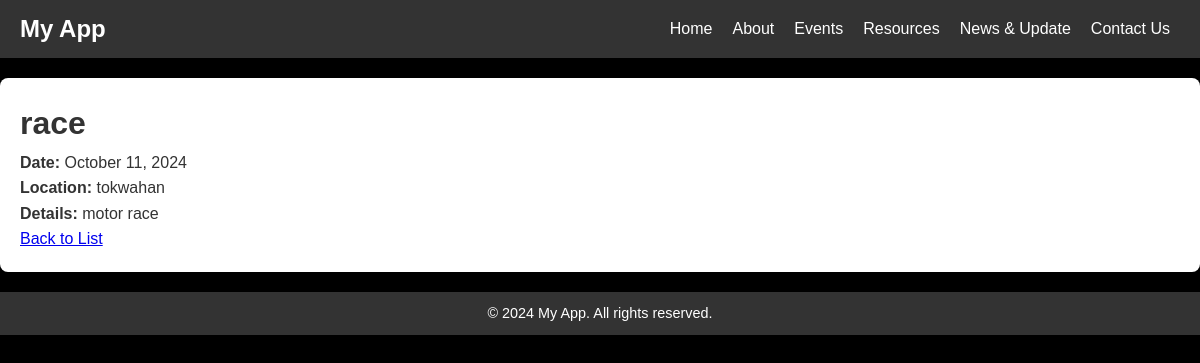
The page /events/3/ on the database its author committed.
### app/models.py (models this page shows, shortened)
class Event(models.Model):
    title = models.CharField(max_length=200)
    description = models.TextField()
    event_date = models.DateField()
    location = models.CharField(max_length=200)
    created_at = models.DateTimeField(auto_now_add=True)

### app/views.py (the view)
# urls.py: path('events/<int:pk>/', EventDetailView.as_view(), name='event_detail'),
class EventDetailView(DetailView):
    model = Event
    template_name = "app/event_detail.html"
    context_object_name = "event"

### app/templates/app/event_detail.html (shortened to what this page needs)
{% extends "app/base.html" %}
{% block content %}
<h1>{{ event.title }}</h1>
<p><strong>Date:</strong> {{ event.event_date|date:"F j, Y" }}</p>
<p><strong>Location:</strong> {{ event.location }}</p>
<p><strong>Details: </strong>{{ event.description }}</p>
<a href="{% url 'event_list' %}">Back to List</a>
{% endblock %}

### static/css/base.css (style rules this page uses)
* { margin: 0; padding: 0; box-sizing: border-box; }
body { font-family: 'Arial', sans-serif; color: #333; background-color: black; line-height: 1.6; }

### rows shown on the page
Event: title "race", event_date "October 11, 2024", location "tokwahan", description "motor race"
